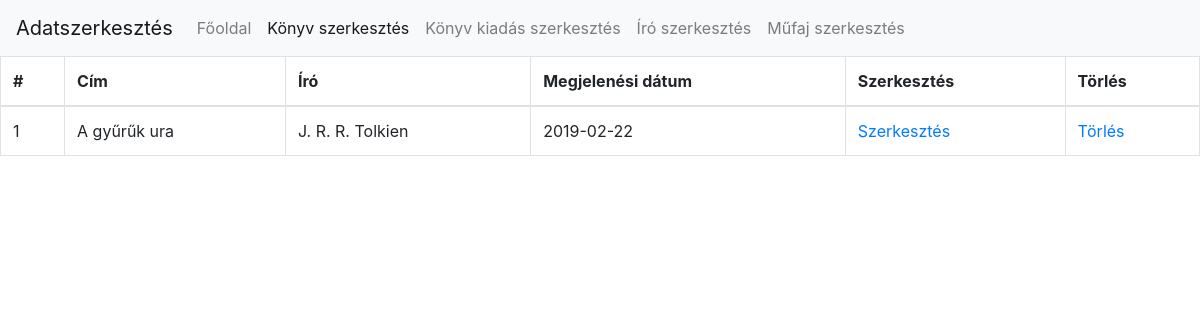
Screenshot of /update/listBooks.php (signed in) with the database file from the repository.
### tables this page shows
CREATE TABLE `book_edition` (
  `id` int(11) NOT NULL,
  `writer_id` int(11) NOT NULL,
  `book_id` int(11) NOT NULL,
  `category_id` int(11) NOT NULL
);

CREATE TABLE `book` (
  `id` int(11) NOT NULL,
  `publishing` date NOT NULL,
  `story` text NOT NULL,
  `book_title` varchar(255) NOT NULL,
  `cover_image` varchar(255) NOT NULL,
  `lid` varchar(255) NOT NULL,
  `quantity` int(11) NOT NULL,
  `language` varchar(255) NOT NULL
);

CREATE TABLE `writer` (
  `id` int(11) NOT NULL,
  `writer_name` varchar(255) NOT NULL,
  `writer_picture` varchar(255) NOT NULL,
  `writer_birthday` date NOT NULL,
  `life_story` text NOT NULL
);

### db.php (called while the page is built, shortened)
<?php
class db{
	private static $host = "localhost:3306";
	private static $username = "root";
	private static $password = "";
	private static $database = "konyvtar";
	private static $coding = "utf8";
	private static $instance = null;
	private $connection = "";
	public function __construct(){
		$this->connection = mysqli_connect(self::$host,self::$username,self::$password);
		if(mysqli_connect_errno($this->connection)){
			die("Could not connect mysqli database");
		}else{
			mysqli_select_db($this->connection,self::$database);
			mysqli_set_charset($this->connection,self::$coding);
		}
	}
	public static function get(){
		if(is_null(self::$instance)){
			self::$instance = new db();
		}
		return self::$instance;
	}
	public function query($queryString){
		$result = mysqli_query($this->connection,$queryString);
		return $result;
	}
	public function getArray($queryString){
		$result = $this->query($queryString);
		$rows = array();
		while($row = mysqli_fetch_assoc($result)){
			$rows[] = $row;
		}
		return $rows;
	}
}
?>

### update/listBooks.php (the view, shortened to what this page needs)
<?php
	require_once "../db.php";
	$db = db::get();
?>
<!DOCTYPE html>
<html>
<head>
	<?php require_once("../head.php"); ?>
</head>
<body class="bg">
		<nav class="navbar navbar-expand-lg navbar-light bg-light">
			<a class="navbar-brand" href="#">Adatszerkesztés</a>
			<div class="collapse navbar-collapse" id="navbarNav">
				<ul class="navbar-nav">
				<?php if($_SESSION["username"] == "admin"): ?>
					<li class="nav-item">
						<a class="nav-link" href="../list.php">Főoldal</a>
					</li>
					<li class="nav-item active">
						<a class="nav-link" href="listBooks.php">Könyv szerkesztés</a>
					</li>
					<li class="nav-item">
						<a class="nav-link" href="listBook.php">Könyv kiadás szerkesztés</a>
					</li>
					<li class="nav-item">
						<a class="nav-link" href="listWriter.php">Író szerkesztés</a>
					</li>
					<li class="nav-item">
						<a class="nav-link" href="listCategory.php">Műfaj szerkesztés</a>
					</li>
				<?php endif; ?>
				</ul>
			</div>
		</nav>
<?php
	$selectString = "SELECT * FROM book_edition LEFT JOIN category ON category_id = category.id LEFT JOIN writer ON writer_id = writer.id LEFT JOIN book ON book_id = book.id";
	$book_editions = $db->getArray($selectString);
?>
	<?php if(count($book_editions) == 0):?>
		Jelenleg nincs egy kategória sem!
	<?php else:?>
			<table class="table table-bordered">
				<thead>
					<tr>
						<th>#</th>
						<th>Cím</th>
						<th>Író</th>
						<th>Megjelenési dátum</th>
						<th>Szerkesztés</th>
						<th>Törlés</th>
					</tr>
				</thead>
				<tbody>
			<?php foreach($book_editions as $book_edition):?>
				<tr>
					<td><?php echo $book_edition["id"]; ?></td>
					<td><?php echo $book_edition["book_title"]; ?></td>
					<td><?php echo $book_edition["writer_name"]; ?></td>
					<td><?php echo $book_edition["publishing"]; ?></td>
					<td><a href="updateBooks.php?bookid=<?php echo $book_edition["id"];?>">Szerkesztés</a></td>
					<td><a href="deleteBooks.php?booksid=<?php echo $book_edition["id"];?>">Törlés</a></td>
				</tr>
			<?php endforeach;?>
		<?php endif;?>
	</body>
</html>

### update/listBooks.php (style rules this page uses)
.bg { background-image: url("http://www.budaorsiinfo.hu/wp-content/uploads/2013/12/konyv_illusztr.jpg"); background-size: cover; background-repeat: none; }

### rows the page displays
book_edition: book "1", book.book_title "A gyűrűk ura", writer.writer_name "J. R. R. Tolkien", book.publishing "2019-02-22"
